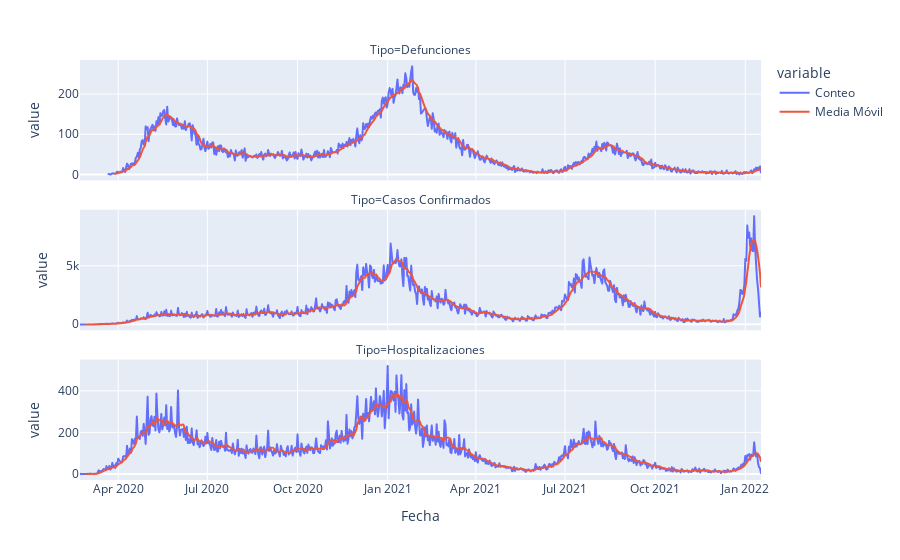

The notebook cell saved with this chart:
### Code cell
fig = px.line(casos_defunciones_hospitalizaciones, x='Fecha', y='value', color='variable', facet_col='Tipo', facet_col_wrap=1)
fig.update_yaxes(matches=None)
fig.show()

### Figure 1 — Plotly figure (JSON) as saved in the notebook; plotly's stock layout.template omitted (floating-point values rounded to 4 significant figures; data arrays with more than 128 entries replaced by an {"elided": "..."} marker saying what was removed)
{"data": [{"hovertemplate": "variable=Conteo<br>Tipo=Defunciones<br>Fecha=%{x}<br>value=%{y}<extra></extra>", "legendgroup": "Conteo", "line": {"color": "#636efa", "dash": "solid"}, "marker": {"symbol": "circle"}, "mode": "lines", "name": "Conteo", "showlegend": true, "type": "scattergl", "x": {"elided": "667 str values"}, "xaxis": "x3", "y": {"elided": "667 int values"}, "yaxis": "y3"}, {"hovertemplate": "variable=Conteo<br>Tipo=Casos Confirmados<br>Fecha=%{x}<br>value=%{y}<extra></extra>", "legendgroup": "Conteo", "line": {"color": "#636efa", "dash": "solid"}, "marker": {"symbol": "circle"}, "mode": "lines", "name": "Conteo", "showlegend": false, "type": "scattergl", "x": {"elided": "696 str values"}, "xaxis": "x2", "y": {"elided": "696 int values"}, "yaxis": "y2"}, {"hovertemplate": "variable=Conteo<br>Tipo=Hospitalizaciones<br>Fecha=%{x}<br>value=%{y}<extra></extra>", "legendgroup": "Conteo", "line": {"color": "#636efa", "dash": "solid"}, "marker": {"symbol": "circle"}, "mode": "lines", "name": "Conteo", "showlegend": false, "type": "scattergl", "x": {"elided": "696 str values"}, "xaxis": "x", "y": {"elided": "696 int values"}, "yaxis": "y"}, {"hovertemplate": "variable=Media Móvil<br>Tipo=Defunciones<br>Fecha=%{x}<br>value=%{y}<extra></extra>", "legendgroup": "Media Móvil", "line": {"color": "#EF553B", "dash": "solid"}, "marker": {"symbol": "circle"}, "mode": "lines", "name": "Media Móvil", "showlegend": true, "type": "scattergl", "x": {"elided": "667 str values"}, "xaxis": "x3", "y": {"elided": "667 float values"}, "yaxis": "y3"}, {"hovertemplate": "variable=Media Móvil<br>Tipo=Casos Confirmados<br>Fecha=%{x}<br>value=%{y}<extra></extra>", "legendgroup": "Media Móvil", "line": {"color": "#EF553B", "dash": "solid"}, "marker": {"symbol": "circle"}, "mode": "lines", "name": "Media Móvil", "showlegend": false, "type": "scattergl", "x": {"elided": "696 str values"}, "xaxis": "x2", "y": {"elided": "696 float values"}, "yaxis": "y2"}, {"hovertemplate": "variable=Media Móvil<br>Tipo=Hospitalizaciones<br>Fecha=%{x}<br>value=%{y}<extra></extra>", "legendgroup": "Media Móvil", "line": {"color": "#EF553B", "dash": "solid"}, "marker": {"symbol": "circle"}, "mode": "lines", "name": "Media Móvil", "showlegend": false, "type": "scattergl", "x": {"elided": "696 str values"}, "xaxis": "x", "y": {"elided": "696 float values"}, "yaxis": "y"}], "layout": {"annotations": [{"font": {}, "showarrow": false, "text": "Tipo=Hospitalizaciones", "x": 0.5, "xanchor": "center", "xref": "paper", "y": 0.2867, "yanchor": "bottom", "yref": "paper"}, {"font": {}, "showarrow": false, "text": "Tipo=Casos Confirmados", "x": 0.5, "xanchor": "center", "xref": "paper", "y": 0.6433, "yanchor": "bottom", "yref": "paper"}, {"font": {}, "showarrow": false, "text": "Tipo=Defunciones", "x": 0.5, "xanchor": "center", "xref": "paper", "y": 1.0, "yanchor": "bottom", "yref": "paper"}], "autosize": true, "legend": {"title": {"text": "variable"}, "tracegroupgap": 0}, "margin": {"t": 60}, "xaxis": {"anchor": "y", "autorange": true, "domain": [0, 1], "range": ["2020-02-22", "2022-01-17"], "title": {"text": "Fecha"}, "type": "date"}, "xaxis2": {"anchor": "y2", "autorange": true, "domain": [0, 1], "matches": "x", "range": ["2020-02-22", "2022-01-17"], "showticklabels": false, "type": "date"}, "xaxis3": {"anchor": "y3", "autorange": true, "domain": [0, 1], "matches": "x", "range": ["2020-02-22", "2022-01-17"], "showticklabels": false, "type": "date"}, "yaxis": {"anchor": "x", "autorange": true, "domain": [0, 0.2867], "range": [-28.94, 549.9], "title": {"text": "value"}, "type": "linear"}, "yaxis2": {"anchor": "x2", "autorange": true, "domain": [0.3567, 0.6433], "range": [-515.5, 9794.0], "title": {"text": "value"}, "type": "linear"}, "yaxis3": {"anchor": "x3", "autorange": true, "domain": [0.7133, 1.0], "range": [-15.0, 285], "title": {"text": "value"}, "type": "linear"}}}
